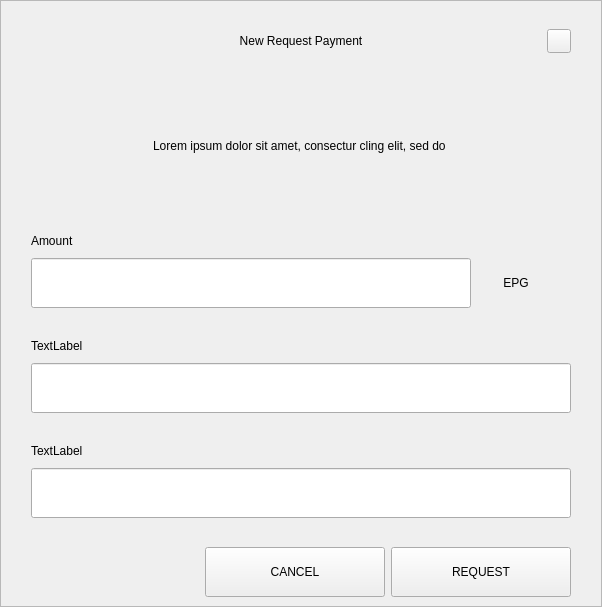
<?xml version="1.0" encoding="UTF-8"?>
<ui version="4.0">
 <class>RequestDialog</class>
 <widget class="QDialog" name="RequestDialog">
  <property name="geometry">
   <rect>
    <x>0</x>
    <y>0</y>
    <width>602</width>
    <height>607</height>
   </rect>
  </property>
  <property name="windowTitle">
   <string>Dialog</string>
  </property>
  <layout class="QVBoxLayout" name="verticalLayout_5">
   <property name="spacing">
    <number>0</number>
   </property>
   <property name="leftMargin">
    <number>0</number>
   </property>
   <property name="topMargin">
    <number>0</number>
   </property>
   <property name="rightMargin">
    <number>0</number>
   </property>
   <property name="bottomMargin">
    <number>0</number>
   </property>
   <item>
    <widget class="QFrame" name="frame">
     <property name="styleSheet">
      <string notr="true"/>
     </property>
     <property name="frameShape">
      <enum>QFrame::StyledPanel</enum>
     </property>
     <property name="frameShadow">
      <enum>QFrame::Raised</enum>
     </property>
     <layout class="QVBoxLayout" name="verticalLayout_4" stretch="1,0,0">
      <property name="spacing">
       <number>0</number>
      </property>
      <property name="leftMargin">
       <number>30</number>
      </property>
      <property name="topMargin">
       <number>20</number>
      </property>
      <property name="rightMargin">
       <number>30</number>
      </property>
      <property name="bottomMargin">
       <number>0</number>
      </property>
      <item>
       <layout class="QHBoxLayout" name="horizontalLayout_3">
        <property name="spacing">
         <number>0</number>
        </property>
        <item>
         <spacer name="horizontalSpacer_21">
          <property name="orientation">
           <enum>Qt::Horizontal</enum>
          </property>
          <property name="sizeHint" stdset="0">
           <size>
            <width>40</width>
            <height>20</height>
           </size>
          </property>
         </spacer>
        </item>
        <item>
         <widget class="QLabel" name="labelTitle">
          <property name="minimumSize">
           <size>
            <width>0</width>
            <height>40</height>
           </size>
          </property>
          <property name="maximumSize">
           <size>
            <width>16777215</width>
            <height>40</height>
           </size>
          </property>
          <property name="styleSheet">
           <string notr="true">padding-left:24px;</string>
          </property>
          <property name="text">
           <string>New Request Payment</string>
          </property>
          <property name="alignment">
           <set>Qt::AlignCenter</set>
          </property>
          <property name="margin">
           <number>7</number>
          </property>
         </widget>
        </item>
        <item>
         <spacer name="horizontalSpacer">
          <property name="orientation">
           <enum>Qt::Horizontal</enum>
          </property>
          <property name="sizeHint" stdset="0">
           <size>
            <width>40</width>
            <height>20</height>
           </size>
          </property>
         </spacer>
        </item>
        <item>
         <widget class="QPushButton" name="btnEsc">
          <property name="minimumSize">
           <size>
            <width>24</width>
            <height>24</height>
           </size>
          </property>
          <property name="maximumSize">
           <size>
            <width>24</width>
            <height>24</height>
           </size>
          </property>
          <property name="focusPolicy">
           <enum>Qt::NoFocus</enum>
          </property>
          <property name="text">
           <string/>
          </property>
         </widget>
        </item>
       </layout>
      </item>
      <item>
       <widget class="QStackedWidget" name="stack">
        <property name="minimumSize">
         <size>
          <width>540</width>
          <height>0</height>
         </size>
        </property>
        <property name="maximumSize">
         <size>
          <width>540</width>
          <height>16777215</height>
         </size>
        </property>
        <property name="currentIndex">
         <number>0</number>
        </property>
        <widget class="QWidget" name="page_1">
         <property name="minimumSize">
          <size>
           <width>540</width>
           <height>0</height>
          </size>
         </property>
         <property name="maximumSize">
          <size>
           <width>540</width>
           <height>16777215</height>
          </size>
         </property>
         <layout class="QVBoxLayout" name="layout1">
          <property name="spacing">
           <number>0</number>
          </property>
          <property name="leftMargin">
           <number>0</number>
          </property>
          <property name="topMargin">
           <number>0</number>
          </property>
          <property name="rightMargin">
           <number>0</number>
          </property>
          <property name="bottomMargin">
           <number>0</number>
          </property>
          <item>
           <spacer name="verticalSpacer_21">
            <property name="orientation">
             <enum>Qt::Vertical</enum>
            </property>
            <property name="sizeType">
             <enum>QSizePolicy::Fixed</enum>
            </property>
            <property name="sizeHint" stdset="0">
             <size>
              <width>20</width>
              <height>30</height>
             </size>
            </property>
           </spacer>
          </item>
          <item alignment="Qt::AlignHCenter">
           <widget class="QLabel" name="labelMessage">
            <property name="minimumSize">
             <size>
              <width>400</width>
              <height>50</height>
             </size>
            </property>
            <property name="text">
             <string>Lorem ipsum dolor sit amet, consectur cling elit, sed do </string>
            </property>
            <property name="alignment">
             <set>Qt::AlignCenter</set>
            </property>
            <property name="wordWrap">
             <bool>true</bool>
            </property>
           </widget>
          </item>
          <item alignment="Qt::AlignBottom">
           <widget class="QWidget" name="containerAmount" native="true">
            <layout class="QVBoxLayout" name="verticalLayout">
             <property name="spacing">
              <number>9</number>
             </property>
             <property name="leftMargin">
              <number>0</number>
             </property>
             <property name="topMargin">
              <number>0</number>
             </property>
             <property name="rightMargin">
              <number>0</number>
             </property>
             <property name="bottomMargin">
              <number>0</number>
             </property>
             <item>
              <widget class="QLabel" name="labelSubtitleAmount">
               <property name="minimumSize">
                <size>
                 <width>350</width>
                 <height>16</height>
                </size>
               </property>
               <property name="maximumSize">
                <size>
                 <width>16777215</width>
                 <height>16</height>
                </size>
               </property>
               <property name="text">
                <string>Amount</string>
               </property>
              </widget>
             </item>
             <item alignment="Qt::AlignTop">
              <widget class="QWidget" name="layoutAmount" native="true">
               <layout class="QHBoxLayout" name="horizontalLayout" stretch="2,0">
                <property name="spacing">
                 <number>0</number>
                </property>
                <property name="leftMargin">
                 <number>0</number>
                </property>
                <property name="topMargin">
                 <number>0</number>
                </property>
                <property name="rightMargin">
                 <number>0</number>
                </property>
                <property name="bottomMargin">
                 <number>0</number>
                </property>
                <item>
                 <widget class="QLineEdit" name="lineEditAmount">
                  <property name="minimumSize">
                   <size>
                    <width>0</width>
                    <height>50</height>
                   </size>
                  </property>
                  <property name="maximumSize">
                   <size>
                    <width>16777215</width>
                    <height>50</height>
                   </size>
                  </property>
                 </widget>
                </item>
                <item>
                 <widget class="QWidget" name="comboContainer" native="true">
                  <property name="minimumSize">
                   <size>
                    <width>100</width>
                    <height>50</height>
                   </size>
                  </property>
                  <property name="maximumSize">
                   <size>
                    <width>16777215</width>
                    <height>50</height>
                   </size>
                  </property>
                  <layout class="QHBoxLayout" name="horizontalLayout_31">
                   <property name="spacing">
                    <number>0</number>
                   </property>
                   <property name="leftMargin">
                    <number>0</number>
                   </property>
                   <property name="topMargin">
                    <number>0</number>
                   </property>
                   <property name="rightMargin">
                    <number>10</number>
                   </property>
                   <property name="bottomMargin">
                    <number>0</number>
                   </property>
                   <item>
                    <widget class="QLabel" name="comboBoxCoin">
                     <property name="text">
                      <string>EPG</string>
                     </property>
                     <property name="alignment">
                      <set>Qt::AlignCenter</set>
                     </property>
                    </widget>
                   </item>
                  </layout>
                 </widget>
                </item>
               </layout>
              </widget>
             </item>
            </layout>
           </widget>
          </item>
          <item>
           <spacer name="verticalSpacer_31">
            <property name="orientation">
             <enum>Qt::Vertical</enum>
            </property>
            <property name="sizeType">
             <enum>QSizePolicy::Fixed</enum>
            </property>
            <property name="sizeHint" stdset="0">
             <size>
              <width>20</width>
              <height>30</height>
             </size>
            </property>
           </spacer>
          </item>
          <item>
           <layout class="QVBoxLayout" name="verticalLayoutLabel">
            <property name="spacing">
             <number>9</number>
            </property>
            <item>
             <widget class="QLabel" name="labelSubtitleLabel">
              <property name="minimumSize">
               <size>
                <width>0</width>
                <height>16</height>
               </size>
              </property>
              <property name="maximumSize">
               <size>
                <width>16777215</width>
                <height>16</height>
               </size>
              </property>
              <property name="text">
               <string>TextLabel</string>
              </property>
             </widget>
            </item>
            <item>
             <widget class="QLineEdit" name="lineEditLabel">
              <property name="minimumSize">
               <size>
                <width>0</width>
                <height>50</height>
               </size>
              </property>
              <property name="maximumSize">
               <size>
                <width>16777215</width>
                <height>50</height>
               </size>
              </property>
             </widget>
            </item>
           </layout>
          </item>
          <item>
           <spacer name="verticalSpacer_34">
            <property name="orientation">
             <enum>Qt::Vertical</enum>
            </property>
            <property name="sizeType">
             <enum>QSizePolicy::Fixed</enum>
            </property>
            <property name="sizeHint" stdset="0">
             <size>
              <width>20</width>
              <height>30</height>
             </size>
            </property>
           </spacer>
          </item>
          <item>
           <layout class="QVBoxLayout" name="verticalLayoutDescription">
            <property name="spacing">
             <number>9</number>
            </property>
            <item>
             <widget class="QLabel" name="labelSubtitleDescription">
              <property name="minimumSize">
               <size>
                <width>0</width>
                <height>16</height>
               </size>
              </property>
              <property name="maximumSize">
               <size>
                <width>16777215</width>
                <height>16</height>
               </size>
              </property>
              <property name="text">
               <string>TextLabel</string>
              </property>
             </widget>
            </item>
            <item>
             <widget class="QLineEdit" name="lineEditDescription">
              <property name="minimumSize">
               <size>
                <width>0</width>
                <height>50</height>
               </size>
              </property>
              <property name="maximumSize">
               <size>
                <width>16777215</width>
                <height>50</height>
               </size>
              </property>
             </widget>
            </item>
            <item>
             <spacer name="verticalSpacer_4">
              <property name="orientation">
               <enum>Qt::Vertical</enum>
              </property>
              <property name="sizeType">
               <enum>QSizePolicy::Fixed</enum>
              </property>
              <property name="sizeHint" stdset="0">
               <size>
                <width>20</width>
                <height>20</height>
               </size>
              </property>
             </spacer>
            </item>
           </layout>
          </item>
         </layout>
        </widget>
        <widget class="QWidget" name="page_2">
         <layout class="QVBoxLayout" name="layout2">
          <item>
           <spacer name="verticalSpacer_5">
            <property name="orientation">
             <enum>Qt::Vertical</enum>
            </property>
            <property name="sizeType">
             <enum>QSizePolicy::Fixed</enum>
            </property>
            <property name="sizeHint" stdset="0">
             <size>
              <width>20</width>
              <height>50</height>
             </size>
            </property>
           </spacer>
          </item>
          <item alignment="Qt::AlignHCenter">
           <widget class="QLabel" name="labelQrImg">
            <property name="minimumSize">
             <size>
              <width>260</width>
              <height>260</height>
             </size>
            </property>
            <property name="maximumSize">
             <size>
              <width>260</width>
              <height>260</height>
             </size>
            </property>
            <property name="text">
             <string/>
            </property>
            <property name="alignment">
             <set>Qt::AlignCenter</set>
            </property>
           </widget>
          </item>
          <item>
           <spacer name="verticalSpacer_2">
            <property name="orientation">
             <enum>Qt::Vertical</enum>
            </property>
            <property name="sizeType">
             <enum>QSizePolicy::Fixed</enum>
            </property>
            <property name="sizeHint" stdset="0">
             <size>
              <width>20</width>
              <height>30</height>
             </size>
            </property>
           </spacer>
          </item>
          <item alignment="Qt::AlignHCenter">
           <widget class="QLabel" name="labelAddress">
            <property name="text">
             <string>D7VFR83SQbiezrW72hjcWJtcfip5krte2Z </string>
            </property>
           </widget>
          </item>
          <item>
           <spacer name="verticalSpacer_32">
            <property name="orientation">
             <enum>Qt::Vertical</enum>
            </property>
            <property name="sizeType">
             <enum>QSizePolicy::Expanding</enum>
            </property>
            <property name="sizeHint" stdset="0">
             <size>
              <width>20</width>
              <height>20</height>
             </size>
            </property>
           </spacer>
          </item>
          <item>
           <layout class="QHBoxLayout" name="horizontal">
            <property name="leftMargin">
             <number>20</number>
            </property>
            <property name="rightMargin">
             <number>20</number>
            </property>
            <property name="bottomMargin">
             <number>20</number>
            </property>
            <item>
             <spacer name="horizontalSpacer_4">
              <property name="orientation">
               <enum>Qt::Horizontal</enum>
              </property>
              <property name="sizeHint" stdset="0">
               <size>
                <width>40</width>
                <height>20</height>
               </size>
              </property>
             </spacer>
            </item>
            <item>
             <widget class="QPushButton" name="btnCopyAddress">
              <property name="minimumSize">
               <size>
                <width>180</width>
                <height>50</height>
               </size>
              </property>
              <property name="text">
               <string>COPY ADDRESS</string>
              </property>
             </widget>
            </item>
            <item>
             <widget class="QPushButton" name="btnCopyUrl">
              <property name="minimumSize">
               <size>
                <width>180</width>
                <height>50</height>
               </size>
              </property>
              <property name="text">
               <string>COPY URL</string>
              </property>
             </widget>
            </item>
            <item>
             <spacer name="horizontalSpacer_2">
              <property name="orientation">
               <enum>Qt::Horizontal</enum>
              </property>
              <property name="sizeHint" stdset="0">
               <size>
                <width>40</width>
                <height>20</height>
               </size>
              </property>
             </spacer>
            </item>
           </layout>
          </item>
         </layout>
        </widget>
       </widget>
      </item>
      <item>
       <widget class="QWidget" name="buttonsStack" native="true">
        <layout class="QHBoxLayout" name="horizontalLayout_5">
         <property name="leftMargin">
          <number>20</number>
         </property>
         <property name="rightMargin">
          <number>0</number>
         </property>
         <item>
          <spacer name="horizontalSpacer_41">
           <property name="orientation">
            <enum>Qt::Horizontal</enum>
           </property>
           <property name="sizeHint" stdset="0">
            <size>
             <width>40</width>
             <height>20</height>
            </size>
           </property>
          </spacer>
         </item>
         <item>
          <widget class="QPushButton" name="btnCancel">
           <property name="minimumSize">
            <size>
             <width>180</width>
             <height>50</height>
            </size>
           </property>
           <property name="focusPolicy">
            <enum>Qt::NoFocus</enum>
           </property>
           <property name="text">
            <string>CANCEL</string>
           </property>
          </widget>
         </item>
         <item>
          <widget class="QPushButton" name="btnSave">
           <property name="minimumSize">
            <size>
             <width>180</width>
             <height>50</height>
            </size>
           </property>
           <property name="focusPolicy">
            <enum>Qt::NoFocus</enum>
           </property>
           <property name="text">
            <string>REQUEST</string>
           </property>
          </widget>
         </item>
        </layout>
       </widget>
      </item>
     </layout>
    </widget>
   </item>
  </layout>
 </widget>
 <resources/>
 <connections/>
</ui>
